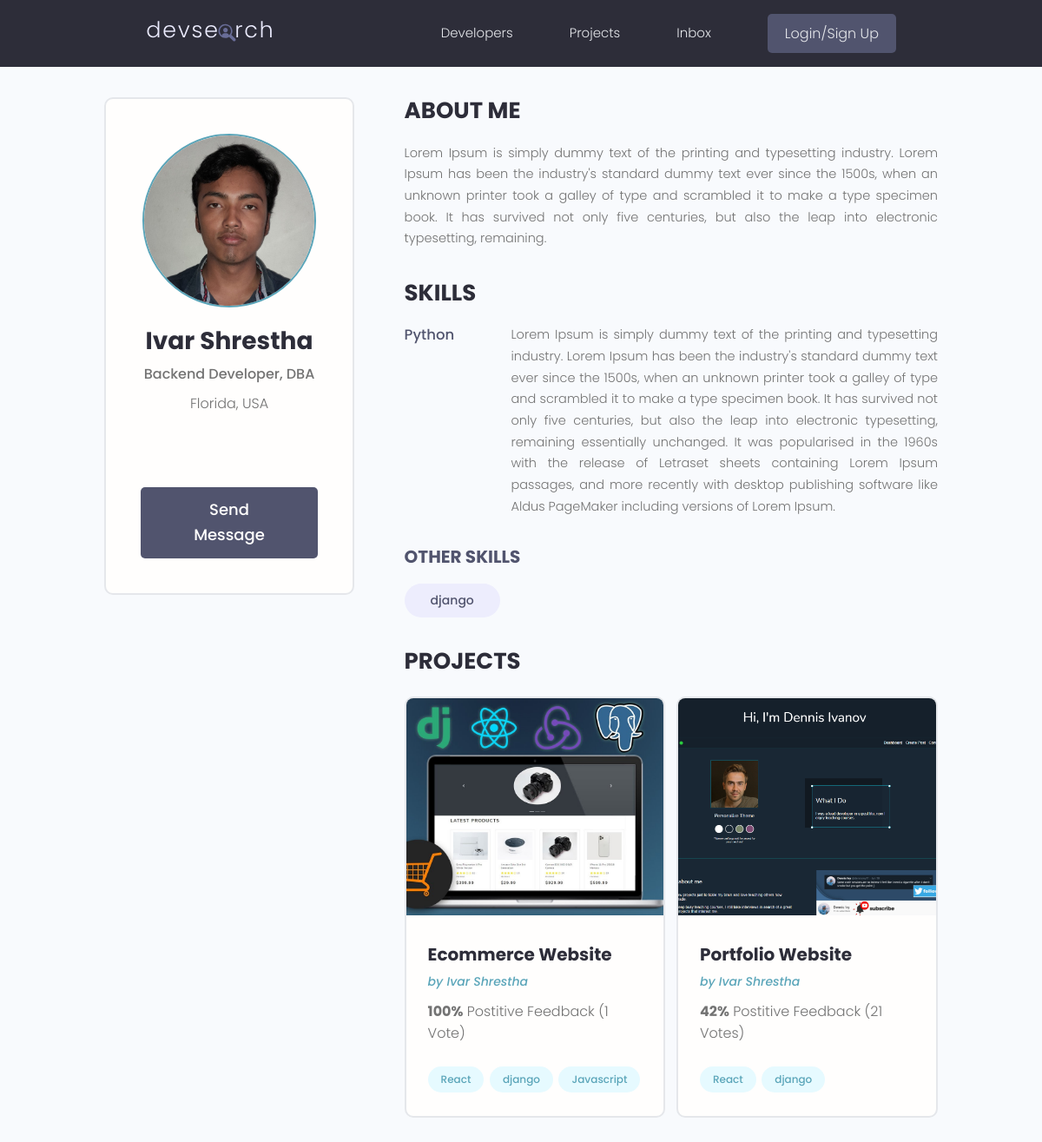
/profiles/4e10f574-e692-473c-a11c-162151147fb8, run on the app's committed database.
### users/models.py (models this page shows, shortened)
class Profile(models.Model):
    user = models.OneToOneField(User, on_delete=models.CASCADE, null=True, blank=True)
    name = models.CharField(max_length=200, blank=True, null=True)
    email = models.EmailField(max_length=500, blank=True, null=True)
    username = models.CharField(max_length=200, null=True, blank=True)
    location = models.CharField(max_length=200, null=True, blank=True)
    short_intro = models.CharField(max_length=200, blank=True, null=True)
    bio = models.TextField(blank=True, null=True)
    profile_image = models.ImageField(null=True, blank=True, upload_to='profiles/', default='profiles/default.jpg')
    social_github = models.CharField(max_length=200, blank=True, null=True)
    social_twitter = models.CharField(max_length=200, blank=True, null=True)
    social_linkedin= models.CharField(max_length=200, blank=True, null=True)
    social_youtube = models.CharField(max_length=200, blank=True, null=True)
    social_website = models.CharField(max_length=200, blank=True, null=True)
    created = models.DateTimeField(auto_now_add=True)
    id = models.UUIDField(default=uuid.uuid4, unique=True,
                          primary_key=True, editable=False)

class Skill(models.Model):
    owner= models.ForeignKey(
        Profile, on_delete=models.CASCADE, null=True, blank=True)
    name = models.CharField(max_length=200, blank=True, null=True)
    description = models.TextField(null=True, blank=True)
    created = models.DateTimeField(auto_now_add=True)
    id = models.UUIDField(default=uuid.uuid4, unique=True,
                          primary_key=True, editable=False)

### project/models.py (models this page shows, shortened)
class Project(models.Model):
    owner = models.ForeignKey(
        Profile, null=True, blank=True, on_delete= models.SET_NULL)
    title = models.CharField(max_length=200)
    description  = models.TextField(null=True, blank=True)
    featured_image = models.ImageField(null=True, blank=True,
                                       default="default.jpg")
    demo_link = models.CharField(max_length=2000, null=True, blank=True)
    source_link = models.CharField(max_length=2000, null=True, blank=True)
    tags = models.ManyToManyField('Tag', blank=True)
    vote_total = models.IntegerField(default=0, null=True, blank=True)
    vote_ratio = models.IntegerField(default=0, null=True, blank=True)
    created = models.DateTimeField(auto_now_add=True)
    id = models.UUIDField(default=uuid.uuid4, unique=True,
                          primary_key=True, editable=False)

class Tag(models.Model):
    name = models.CharField(max_length=200)
    created = models.DateTimeField(auto_now_add=True)
    id = models.UUIDField(default=uuid.uuid4, unique=True,
                          primary_key=True, editable=False)
    def __str__(self):
        return self.name

### users/views.py (the view)
# urls.py: path('profiles/<str:pk>', views.userProfile, name='user-profile'),
def userProfile(request, pk):
    profile = Profile.objects.get(id=pk)
    topskills = profile.skill_set.exclude(description__exact="")
    otherskills = profile.skill_set.filter(description="")
    context = {'profile': profile, 'topskills': topskills, 'otherskills': otherskills}
    return render(request, 'users/user_profile.html', context)

### users/templates/users/user_profile.html (shortened to what this page needs)
{% extends "main.html" %}
{% block content %}
  <main class="profile my-md">
    <div class="container">
      <div class="layout">
        <div class="column column--1of3">
          <div class="card text-center">
            <div class="card__body dev">
              <img class="avatar avatar--xl" src="{{ profile.profile_image.url }}">
              <h2 class="dev__name">{{ profile.name }}</h2>
              <p class="dev__title">{{ profile.short_intro }}</p>
              <p class="dev__location">{{ profile.location }}</p>
              <ul class="dev__social">
              </ul>
              <a href="#" class="btn btn--sub btn--lg">Send Message </a>
            </div>
          </div>
        </div>
        <div class="column column--2of3">
          <div class="devInfo">
            <h3 class="devInfo__title">About Me</h3>
            <p class="devInfo__about">{{ profile.bio }}</p>
          </div>
          <div class="devInfo">
            <h3 class="devInfo__title">Skills</h3>
            <div class="devInfo__skills">
              {% for skill in topskills %}
              <div class="devSkill">
                <h4 class="devSkill__title">{{skill.name}}</h4>
                <p class="devSkill__info">{{skill.description}}</p>
              </div>
              {% endfor %}
              <h3 class="devInfo__subtitle">Other Skills</h3>
              <div class="devInfo__otherSkills">
                {% for skill in otherskills %}
                <span class="tag tag--pill tag--sub tag--lg">
                  <small>{{skill.name}}</small>
                </span>
                {% endfor %}
              </div>
            </div>
          </div>
          <div class="devInfo">
            <h3 class="devInfo__title">Projects</h3>
            <div class="grid grid--two">
              {% for project in profile.project_set.all %}
              <div class="column">
                <div class="card project">
                  <a href="{% url 'project' project.id%}" class="project">
                    <img class="project__thumbnail" src="{{ project.featured_image.url }}" alt="project thumbnail" />
                    <div class="card__body">
                      <h3 class="project__title">{{project.title}}</h3>
                      <p><a class="project__author" href="{% url 'user-profile' project.owner.id %}">
                        by {{project.owner.name}}</a></p>
                      <p class="project--rating">
                        <span style="font-weight: bold;">{{ project.vote_ratio }}%</span> Postitive
                        Feedback ({{project.vote_total}} Vote{{project.vote_total|pluralize:'s'}})
                      </p>
                      <div class="project__tags">
                        {% for tag in project.tags.all%}
                        <span class="tag tag--pill tag--main">
                          <small>{{tag}}</small>
                        </span>
                        {% endfor %}
                      </div>
                    </div>
                  </a>
                </div>
              </div>
              {% endfor %}
            </div>
          </div>
        </div>
      </div>
    </div>
  </main>
{% endblock %}

### static/styles/app.css (style rules this page uses)
:root { --color-sub: #2d2d39; }
.btn--sub { background-color: var(--color-sub-light); }
.card { border: 2px solid var(--color-light); }
img { width: 100%; }
.profile .card > .dev { padding: 4rem; }
.dev__name { color: var(--color-sub); font-size: 2.8rem; font-weight: 700; margin-top: 1rem; margin-bottom: 0.5rem; }
.dev__title { font-size: 1.6rem; font-weight: 500; line-height: 1.3; }
.dev__location { margin-top: 1rem; }
.dev__social { margin: 3rem 0; list-style: none; display: flex; justify-content: center; gap: 1.5rem; }
.devInfo { margin-bottom: 3rem; }
.devInfo__title, .devInfo__subtitle { font-size: 2.6rem; color: var(--color-sub); text-transform: uppercase; font-weight: 700; margin-bottom: 1.5rem; }
.devInfo__subtitle { font-size: 2rem; color: var(--color-sub-light); }
.devInfo__about, .devSkill__info { font-size: 1.45rem; line-height: 1.7; text-align: justify; }
.devSkill { margin-bottom: 3rem; }
.devSkill__title { font-size: 1.65rem; font-weight: 500; color: var(--color-sub-light); }
@media screen and (min-width: 700px) { .devSkill { display: flex; justify-content: space-between; gap: 3rem; } }
@media screen and (min-width: 700px) { .devSkill__info { flex-basis: 80%; } }
.project__author { font-size: 1.4rem; font-style: italic; }
.project--rating { margin-bottom: 1.6em; margin-top: .5em; }
.project__thumbnail { height: 25rem; object-fit: cover; object-position: top center; }
.project__title { font-size: 2rem; font-weight: 700; color: var(--color-sub); }

### static/uikit/styles/modules/_variables.css (style rules this page uses)
:root { --color-main: #5aa5b9; --color-main-light: #e6faff; --color-sub: #3f4156; --color-sub-light: #51546e; --color-sub-lighter: #ededfd; --color-text: #737373; --color-gray: #8b8b8b; --color-light: #e5e7eb; --color-light-gray: #767676; --color-bg: #f8fafd; --color-white: #fffefd; --color-white-light: #f3f3f3; --color-success: #359e64; --color-success-bg: #def8e8; --color-error: #fc4b0b; --color-error-bg: #fff2ee; --font-base: 'Poppins', arial, helvetica, 'Segoe UI', roboto, ubuntu, sans-serif; --font-monospace: 'Fira Code', 'Courier New', courier, monospace; --font-regular: 300; --font-medium: 500; --font-bold: 700; --generic-shadow: 1px 1px 5px #00000010; --generic-transition: all 0.3s ease-in-out; }

### static/uikit/styles/modules/_base.css (style rules this page uses)
* { margin: 0; padding: 0; box-sizing: border-box; text-rendering: optimizeLegibility; color: inherit; font-size: inherit; }
html { font-size: 50%; }
@media only screen and (min-width: 480px) { html { font-size: 56.25%; } }
@media only screen and (min-width: 1200px) { html { font-size: 62.5%; } }
body { line-height: 1.6; font-weight: 400; font-size: 1.5rem; color: var(--color-text); background-color: var(--color-bg); min-height: 100vh; }

### static/uikit/styles/modules/_typography.css (style rules this page uses)
* { font-family: var(--font-base); }
h2 { font-size: 3.6rem; font-weight: var(--font-bold); }
h3 { font-size: 3.2rem; font-weight: var(--font-medium); }
h4 { font-size: 2.8rem; font-weight: var(--font-medium); }
p, span, strong { font-size: 1.6rem; color: var(--color-text); font-weight: var(--font-regular); }
a { padding-bottom: 2px; text-decoration: none; display: inline-block; color: var(--color-main); font-weight: var(--font-medium); }

### static/uikit/styles/modules/_utilities.css (style rules this page uses)
.container { width: 92%; max-width: 165rem; margin: 0 auto; box-sizing: border-box; }
@media screen and (min-width: 1000px) { .container { width: 90%; } }
@media screen and (min-width: 1200px) { .container { width: 80%; } }
.text-center { text-align: center; }
.my-md { margin: 3rem auto; }

### static/uikit/styles/modules/_avatar.css (style rules this page uses)
.avatar { border-radius: 50%; border: 2px solid var(--color-main); object-fit: cover; }
.avatar--xl { height: 20rem; width: 20rem; }

### static/uikit/styles/modules/_button.css (style rules this page uses)
.btn { display: inline-block; position: relative; cursor: pointer; background-color: var(--color-light); font-weight: var(--font-medium); color: var(--color-sub); text-decoration: none; padding: 1rem 2rem; border-radius: 0.5rem; border: none; width: -webkit-fit-content; width: -moz-fit-content; width: fit-content; height: -webkit-fit-content; height: -moz-fit-content; height: fit-content; font-size: 1.6rem; outline-width: 0; outline-color: transparent; -webkit-backface-visibility: hidden; backface-visibility: hidden; transition: all 0.3s ease-in-out; }
.btn--sub { background-color: var(--color-sub); color: var(--color-white); }
.btn--lg { font-size: 1.8rem; padding: 1.2rem 4.5rem; }

### static/uikit/styles/modules/_card.css (style rules this page uses)
.card { border-radius: 1rem; background-color: var(--color-white); border: 1.5px solid var(--color-light); width: auto; height: auto; margin-top: 0.5rem; margin-bottom: 0.5rem; overflow: hidden; }
.card__body, .card__header { padding: 2rem 2.5rem; }

### data on the page
Profile: profile_image (picture), name "Ivar Shrestha", short_intro "Backend Developer, DBA", location "Florida, USA", bio "Lorem Ipsum is simply dummy text of the printing and typesetting industry. Lorem Ipsum has been the industry's standard dummy text ever since the 1500s, when an unknown printer took a galley of type and scrambled it to make a type specimen book. It has survived not only five centuries, but also the leap into electronic typesetting, remaining."
Skill: name "Python", description "Lorem Ipsum is simply dummy text of the printing and typesetting industry. Lorem Ipsum has been the industry's standard dummy text ever since the 1500s, when an unknown printer took a galley of type and scrambled it to make a type specimen book. It has survived not only five centuries, but also the leap into electronic typesetting, remaining essentially unchanged. It was popularised in the 1960s with the release of Letraset sheets containing Lorem Ipsum passages, and more recently with desktop publishing software like Aldus PageMaker including versions of Lorem Ipsum."
Skill: name "django"
Project: featured_image (picture), title "Ecommerce Website", owner.name "Ivar Shrestha", vote_ratio "100", vote_total "1"
Tag: name "React"
Tag: name "django"
Tag: name "Javascript"
Project: featured_image (picture), title "Portfolio Website", owner.name "Ivar Shrestha", vote_ratio "42", vote_total "21"
